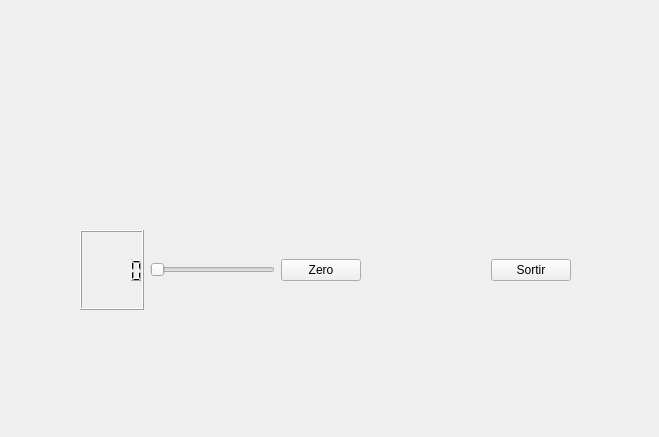
<?xml version="1.0" encoding="UTF-8"?>
<ui version="4.0">
 <class>MainWindow</class>
 <widget class="QWidget" name="MainWindow">
  <property name="geometry">
   <rect>
    <x>0</x>
    <y>0</y>
    <width>659</width>
    <height>437</height>
   </rect>
  </property>
  <property name="windowTitle">
   <string>Form</string>
  </property>
  <widget class="QWidget" name="horizontalLayoutWidget">
   <property name="geometry">
    <rect>
     <x>80</x>
     <y>230</y>
     <width>491</width>
     <height>80</height>
    </rect>
   </property>
   <layout class="QHBoxLayout" name="horizontalLayout">
    <item>
     <widget class="MyLCD" name="lcdNumber"/>
    </item>
    <item>
     <widget class="QSlider" name="horizontalSlider">
      <property name="orientation">
       <enum>Qt::Horizontal</enum>
      </property>
     </widget>
    </item>
    <item>
     <widget class="QPushButton" name="zero">
      <property name="text">
       <string>Zero</string>
      </property>
     </widget>
    </item>
    <item>
     <spacer name="horizontalSpacer">
      <property name="orientation">
       <enum>Qt::Horizontal</enum>
      </property>
      <property name="sizeHint" stdset="0">
       <size>
        <width>40</width>
        <height>20</height>
       </size>
      </property>
     </spacer>
    </item>
    <item>
     <widget class="QPushButton" name="sortir">
      <property name="text">
       <string>Sortir</string>
      </property>
     </widget>
    </item>
   </layout>
  </widget>
 </widget>
 <customwidgets>
  <customwidget>
   <class>MyLCD</class>
   <extends>QLCDNumber</extends>
   <header location="global">mylcd.h</header>
   <slots>
    <slot>setGreenZero()</slot>
    <slot>setSliderValue(int)</slot>
   </slots>
  </customwidget>
 </customwidgets>
 <resources/>
 <connections>
  <connection>
   <sender>sortir</sender>
   <signal>clicked()</signal>
   <receiver>MainWindow</receiver>
   <slot>close()</slot>
   <hints>
    <hint type="sourcelabel">
     <x>550</x>
     <y>273</y>
    </hint>
    <hint type="destinationlabel">
     <x>531</x>
     <y>176</y>
    </hint>
   </hints>
  </connection>
  <connection>
   <sender>zero</sender>
   <signal>clicked()</signal>
   <receiver>lcdNumber</receiver>
   <slot>setGreenZero()</slot>
   <hints>
    <hint type="sourcelabel">
     <x>332</x>
     <y>271</y>
    </hint>
    <hint type="destinationlabel">
     <x>127</x>
     <y>247</y>
    </hint>
   </hints>
  </connection>
  <connection>
   <sender>horizontalSlider</sender>
   <signal>sliderMoved(int)</signal>
   <receiver>lcdNumber</receiver>
   <slot>setSliderValue(int)</slot>
   <hints>
    <hint type="sourcelabel">
     <x>220</x>
     <y>272</y>
    </hint>
    <hint type="destinationlabel">
     <x>132</x>
     <y>296</y>
    </hint>
   </hints>
  </connection>
 </connections>
</ui>
